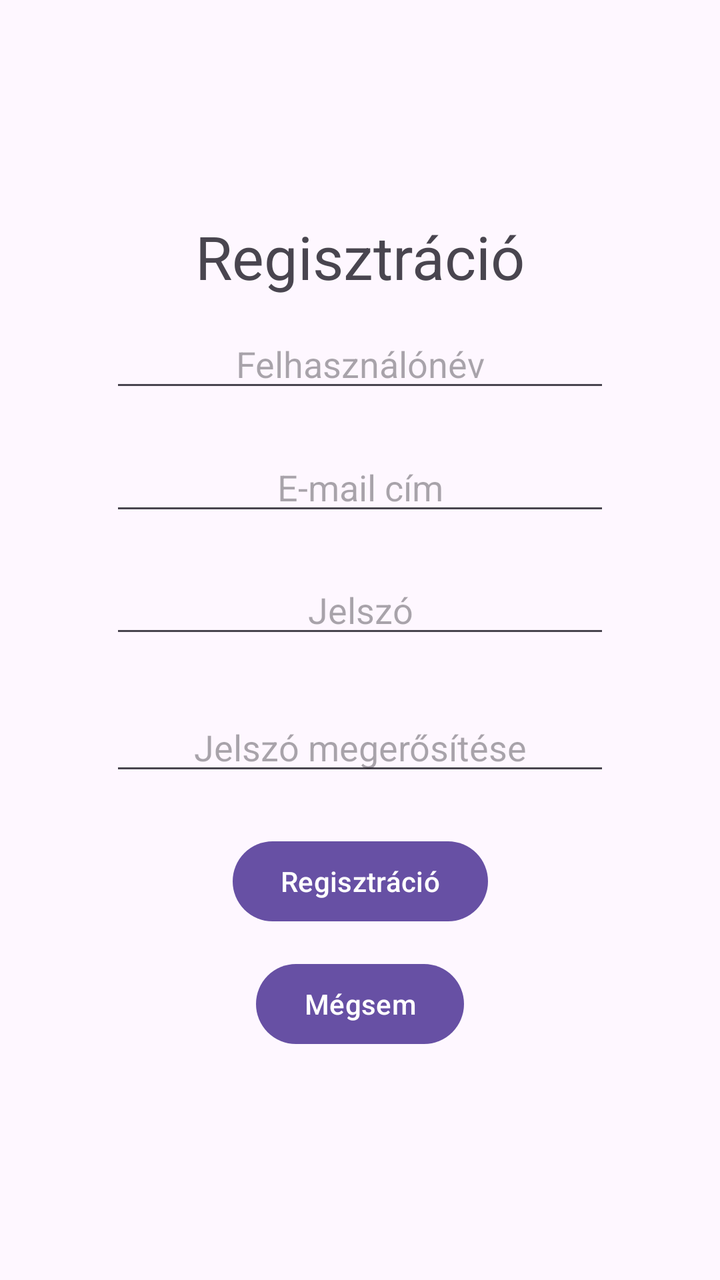
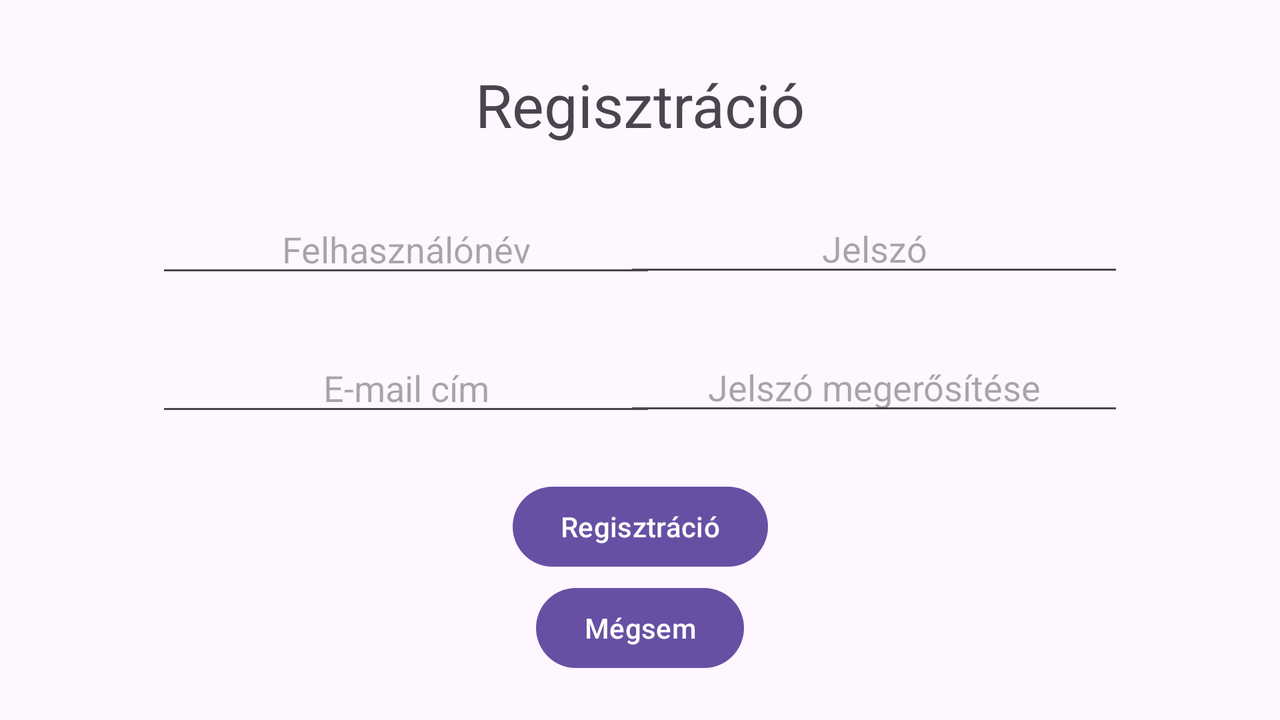

First picture: res/layout/ on a phone held upright. Second picture: the repository's own variant of that layout, on a device whose configuration matches the variant's folder. Source for both follows.
<!-- AndroidManifest.xml: application theme Theme.Material3.DayNight -->
<!-- res/layout/activity_register.xml -->
<?xml version="1.0" encoding="utf-8"?>
<androidx.constraintlayout.widget.ConstraintLayout xmlns:android="http://schemas.android.com/apk/res/android"
    xmlns:app="http://schemas.android.com/apk/res-auto"
    xmlns:tools="http://schemas.android.com/tools"
    android:id="@+id/main"
    android:layout_width="match_parent"
    android:layout_height="match_parent"
    tools:context=".RegisterActivity">

    <TextView
        android:id="@+id/textView"
        android:layout_width="wrap_content"
        android:layout_height="wrap_content"
        android:text="@string/registration"
        android:textSize="30sp"
        app:layout_constraintBottom_toTopOf="@+id/editTextPassword"
        app:layout_constraintEnd_toEndOf="parent"
        app:layout_constraintStart_toStartOf="parent"
        app:layout_constraintTop_toTopOf="parent"
        app:layout_constraintVertical_bias="0.445" />

    <EditText
        android:id="@+id/editTextUsername"
        android:layout_width="250dp"
        android:layout_height="wrap_content"
        android:hint="@string/username"
        android:inputType="textPersonName"
        android:textAlignment="center"
        app:layout_constraintBottom_toTopOf="@+id/editTextPassword"
        app:layout_constraintEnd_toEndOf="parent"
        app:layout_constraintStart_toStartOf="parent"
        app:layout_constraintTop_toBottomOf="@+id/textView"
        app:layout_constraintVertical_bias="0.122" />

    <EditText
        android:id="@+id/editTextEmail"
        android:layout_width="250dp"
        android:layout_height="wrap_content"
        android:hint="@string/email"
        android:inputType="textEmailAddress"
        android:textAlignment="center"
        app:layout_constraintBottom_toTopOf="@+id/editTextPassword"
        app:layout_constraintEnd_toEndOf="parent"
        app:layout_constraintStart_toStartOf="parent"
        app:layout_constraintTop_toBottomOf="@+id/editTextUsername" />

    <EditText
        android:id="@+id/editTextPassword"
        android:layout_width="250dp"
        android:layout_height="wrap_content"
        android:hint="@string/password"
        android:inputType="textPassword"
        android:textAlignment="center"
        app:layout_constraintBottom_toBottomOf="parent"
        app:layout_constraintEnd_toEndOf="parent"
        app:layout_constraintStart_toStartOf="parent"
        app:layout_constraintTop_toTopOf="parent"
        app:layout_constraintVertical_bias="0.472" />

    <EditText
        android:id="@+id/editTextPasswordAgain"
        android:layout_width="250dp"
        android:layout_height="wrap_content"
        android:hint="@string/password_again"
        android:inputType="textPassword"
        android:textAlignment="center"
        app:layout_constraintBottom_toBottomOf="parent"
        app:layout_constraintEnd_toEndOf="parent"
        app:layout_constraintStart_toStartOf="parent"
        app:layout_constraintTop_toBottomOf="@+id/editTextPassword"
        app:layout_constraintVertical_bias="0.1" />

    <Button
        android:id="@+id/registration"
        android:layout_width="wrap_content"
        android:layout_height="wrap_content"
        android:text="@string/registration"
        android:onClick="register"
        app:layout_constraintBottom_toBottomOf="parent"
        app:layout_constraintEnd_toEndOf="parent"
        app:layout_constraintStart_toStartOf="parent"
        app:layout_constraintTop_toBottomOf="@+id/editTextPasswordAgain"
        app:layout_constraintVertical_bias="0.12" />

    <Button
        android:id="@+id/cancel"
        android:layout_width="wrap_content"
        android:layout_height="wrap_content"
        android:text="@string/cancel"
        android:onClick="cancel"
        app:layout_constraintBottom_toBottomOf="parent"
        app:layout_constraintEnd_toEndOf="parent"
        app:layout_constraintStart_toStartOf="parent"
        app:layout_constraintTop_toBottomOf="@+id/registration"
        app:layout_constraintVertical_bias="0.105" />

</androidx.constraintlayout.widget.ConstraintLayout>
<!-- resources referenced by this layout -->
<resources>
  <string name="cancel">Mégsem</string>
  <string name="email">E-mail cím</string>
  <string name="password">Jelszó</string>
  <string name="password_again">Jelszó megerősítése</string>
  <string name="registration">Regisztráció</string>
  <string name="username">Felhasználónév</string>
</resources>
<!-- res/layout-land/activity_register.xml (the repository's variant of the layout above) -->
<!-- drawn on the phone turned sideways -->
<?xml version="1.0" encoding="utf-8"?>
<androidx.constraintlayout.widget.ConstraintLayout xmlns:android="http://schemas.android.com/apk/res/android"
    xmlns:app="http://schemas.android.com/apk/res-auto"
    xmlns:tools="http://schemas.android.com/tools"
    android:id="@+id/main"
    android:layout_width="match_parent"
    android:layout_height="match_parent"
    tools:context=".RegisterActivity">

    <TextView
        android:id="@+id/textView"
        android:layout_width="wrap_content"
        android:layout_height="wrap_content"
        android:text="@string/registration"
        android:textSize="30sp"
        app:layout_constraintBottom_toBottomOf="parent"
        app:layout_constraintEnd_toEndOf="parent"
        app:layout_constraintStart_toStartOf="parent"
        app:layout_constraintTop_toTopOf="parent"
        app:layout_constraintVertical_bias="0.100000024" />

    <EditText
        android:id="@+id/editTextUsername"
        android:layout_width="250dp"
        android:layout_height="wrap_content"
        android:hint="@string/username"
        android:inputType="textPersonName"
        android:textAlignment="center"
        app:layout_constraintBottom_toBottomOf="parent"
        app:layout_constraintEnd_toEndOf="parent"
        app:layout_constraintHorizontal_bias="0.2"
        app:layout_constraintStart_toStartOf="parent"
        app:layout_constraintTop_toBottomOf="@+id/textView"
        app:layout_constraintVertical_bias="0.122" />

    <EditText
        android:id="@+id/editTextEmail"
        android:layout_width="250dp"
        android:layout_height="wrap_content"
        android:hint="@string/email"
        android:inputType="textEmailAddress"
        android:textAlignment="center"
        app:layout_constraintBottom_toBottomOf="parent"
        app:layout_constraintEnd_toEndOf="parent"
        app:layout_constraintHorizontal_bias="0.2"
        app:layout_constraintStart_toStartOf="parent"
        app:layout_constraintTop_toBottomOf="@+id/editTextUsername"
        app:layout_constraintVertical_bias="0.16000003" />

    <EditText
        android:id="@+id/editTextPassword"
        android:layout_width="250dp"
        android:layout_height="wrap_content"
        android:hint="@string/password"
        android:inputType="textPassword"
        android:textAlignment="center"
        app:layout_constraintBottom_toBottomOf="parent"
        app:layout_constraintEnd_toEndOf="parent"
        app:layout_constraintHorizontal_bias="0.8"
        app:layout_constraintStart_toStartOf="parent"
        app:layout_constraintTop_toBottomOf="@+id/textView"
        app:layout_constraintVertical_bias="0.120000005" />

    <EditText
        android:id="@+id/editTextPasswordAgain"
        android:layout_width="250dp"
        android:layout_height="wrap_content"
        android:hint="@string/password_again"
        android:inputType="textPassword"
        android:textAlignment="center"
        app:layout_constraintBottom_toBottomOf="parent"
        app:layout_constraintEnd_toEndOf="parent"
        app:layout_constraintHorizontal_bias="0.8"
        app:layout_constraintStart_toStartOf="parent"
        app:layout_constraintTop_toBottomOf="@+id/editTextPassword"
        app:layout_constraintVertical_bias="0.16000003" />

    <Button
        android:id="@+id/registration"
        android:layout_width="wrap_content"
        android:layout_height="wrap_content"
        android:onClick="register"
        android:text="@string/registration"
        app:layout_constraintBottom_toBottomOf="parent"
        app:layout_constraintEnd_toEndOf="parent"
        app:layout_constraintStart_toStartOf="parent"
        app:layout_constraintTop_toBottomOf="@+id/editTextPasswordAgain"
        app:layout_constraintVertical_bias="0.26999998" />

    <Button
        android:id="@+id/cancel"
        android:layout_width="wrap_content"
        android:layout_height="wrap_content"
        android:onClick="cancel"
        android:text="@string/cancel"
        app:layout_constraintBottom_toBottomOf="parent"
        app:layout_constraintEnd_toEndOf="parent"
        app:layout_constraintStart_toStartOf="parent"
        app:layout_constraintTop_toBottomOf="@+id/registration"
        app:layout_constraintVertical_bias="0.105" />

</androidx.constraintlayout.widget.ConstraintLayout>
